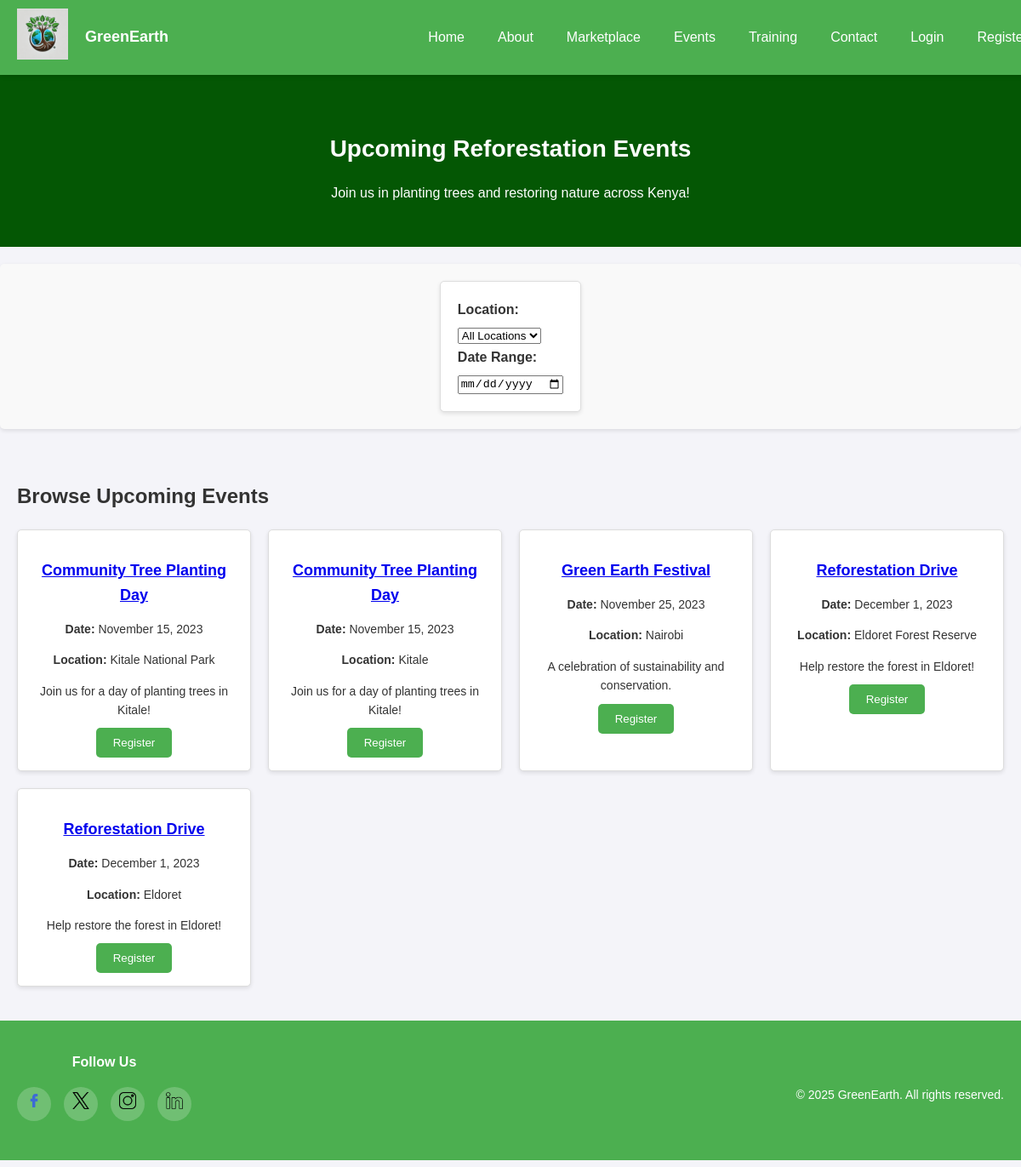
Screenshot of /events.php with the database file from the repository.
### tables this page shows
CREATE TABLE `events` (
  `id` int(11) NOT NULL,
  `title` varchar(255) NOT NULL,
  `description` text DEFAULT NULL,
  `location` varchar(255) DEFAULT NULL,
  `event_date` date DEFAULT NULL,
  `created_at` timestamp NOT NULL DEFAULT current_timestamp()
);

### events.php (the view, shortened to what this page needs)
<?php
include 'php/header.php';
?>
<section class="events-banner">
    <h1>Upcoming Reforestation Events</h1>
    <p>Join us in planting trees and restoring nature across Kenya!</p>
</section>
<section class="filter-section">
    <div class="filters">
        <form id="filter-form" method="GET">
            <label for="location">Location:</label>
            <select id="location" name="location" onchange="this.form.submit()">
                <option value="all" <?php echo (!isset($_GET['location']) || $_GET['location'] == 'all') ? 'selected' : ''; ?>>All Locations</option>
            </select>
            <label for="date">Date Range:</label>
            <input type="date" id="date" name="date" value="<?php echo isset($_GET['date']) ? htmlspecialchars($_GET['date']) : ''; ?>" oninput="this.form.submit()">
        </form>
    </div>
</section>
<section class="events-grid">
    <h2>Browse Upcoming Events</h2>
    <div class="event-cards">
        <?php
        include 'php/db.php';
        $items_per_page = 6;
        $page = isset($_GET['page']) ? (int)$_GET['page'] : 1;
        $offset = ($page - 1) * $items_per_page;
        $sql = "SELECT * FROM events WHERE 1=1";
        $sql .= " ORDER BY event_date ASC LIMIT $items_per_page OFFSET $offset";
        $result = $conn->query($sql);
        if ($result->num_rows > 0) {
            while ($row = $result->fetch_assoc()) {
                echo '<div class="event-card">';
                echo '<h3><a href="event_details.php?id=' . $row['id'] . '">' . htmlspecialchars($row['title']) . '</a></h3>';
                echo '<p><strong>Date:</strong> ' . date("F j, Y", strtotime($row['event_date'])) . '</p>';
                echo '<p><strong>Location:</strong> ' . htmlspecialchars($row['location']) . '</p>';
                echo '<p>' . htmlspecialchars($row['description']) . '</p>';
                echo '<button onclick="registerForEvent(' . $row['id'] . ')">Register</button>';
                echo '</div>';
            }
        } else {
            echo '<p>No events matching your criteria.</p>';
        }
        ?>
    </div>
</section>
<?php include 'php/footer.php'; ?>

### css/styles.css (style rules this page uses)
body { margin-top: 80px; font-family: Arial, sans-serif; margin-left: 0; margin-right: 0; padding: 0; background-color: #f4f4f9; color: #333; line-height: 1.6; }
.filter-section { background-color: #f9f9f9; padding: 20px; margin: 20px 0; border-radius: 5px; box-shadow: 0 2px 5px rgba(0, 0, 0, 0.1); }
.filters { display: flex; justify-content: space-between; gap: 20px; flex-wrap: wrap; }
.events-banner { background-color: #045704; color: white; padding: 50px 20px; text-align: center; }
.events-banner h1 { font-size: 28px; margin-bottom: 15px; }
.events-banner p { font-size: 16px; margin-bottom: 0; }
.events-grid { padding: 20px; }
.events-grid h2 { font-size: 24px; margin-bottom: 20px; }
.event-cards { display: grid; grid-template-columns: repeat(auto-fit, minmax(250px, 1fr)); gap: 20px; }
.event-card { background-color: white; border: 1px solid #ddd; border-radius: 5px; overflow: hidden; text-align: center; padding: 15px; box-shadow: 0 2px 5px rgba(0, 0, 0, 0.1); transition: transform 0.3s ease; }
.event-card h3 { font-size: 18px; margin-bottom: 10px; }
.event-card p { font-size: 14px; margin-bottom: 10px; }
.event-card button { background-color: #4CAF50; color: white; padding: 10px 20px; border: none; border-radius: 5px; cursor: pointer; transition: background-color 0.3s ease; }
form { max-width: 400px; margin: 0 auto; padding: 20px; background-color: white; border: 1px solid #ddd; border-radius: 5px; box-shadow: 0 2px 5px rgba(0, 0, 0, 0.1); }
form label { display: block; margin-bottom: 5px; font-weight: bold; }

### rows the page displays
events: title "Community Tree Planting Day", event_date "November 15, 2023", location "Kitale National Park", description "Join us for a day of planting trees in Kitale!"
events: title "Community Tree Planting Day", event_date "November 15, 2023", location "Kitale", description "Join us for a day of planting trees in Kitale!"
events: title "Green Earth Festival", event_date "November 25, 2023", location "Nairobi", description "A celebration of sustainability and conservation."
events: title "Reforestation Drive", event_date "December 1, 2023", location "Eldoret Forest Reserve", description "Help restore the forest in Eldoret!"
events: title "Reforestation Drive", event_date "December 1, 2023", location "Eldoret", description "Help restore the forest in Eldoret!"
